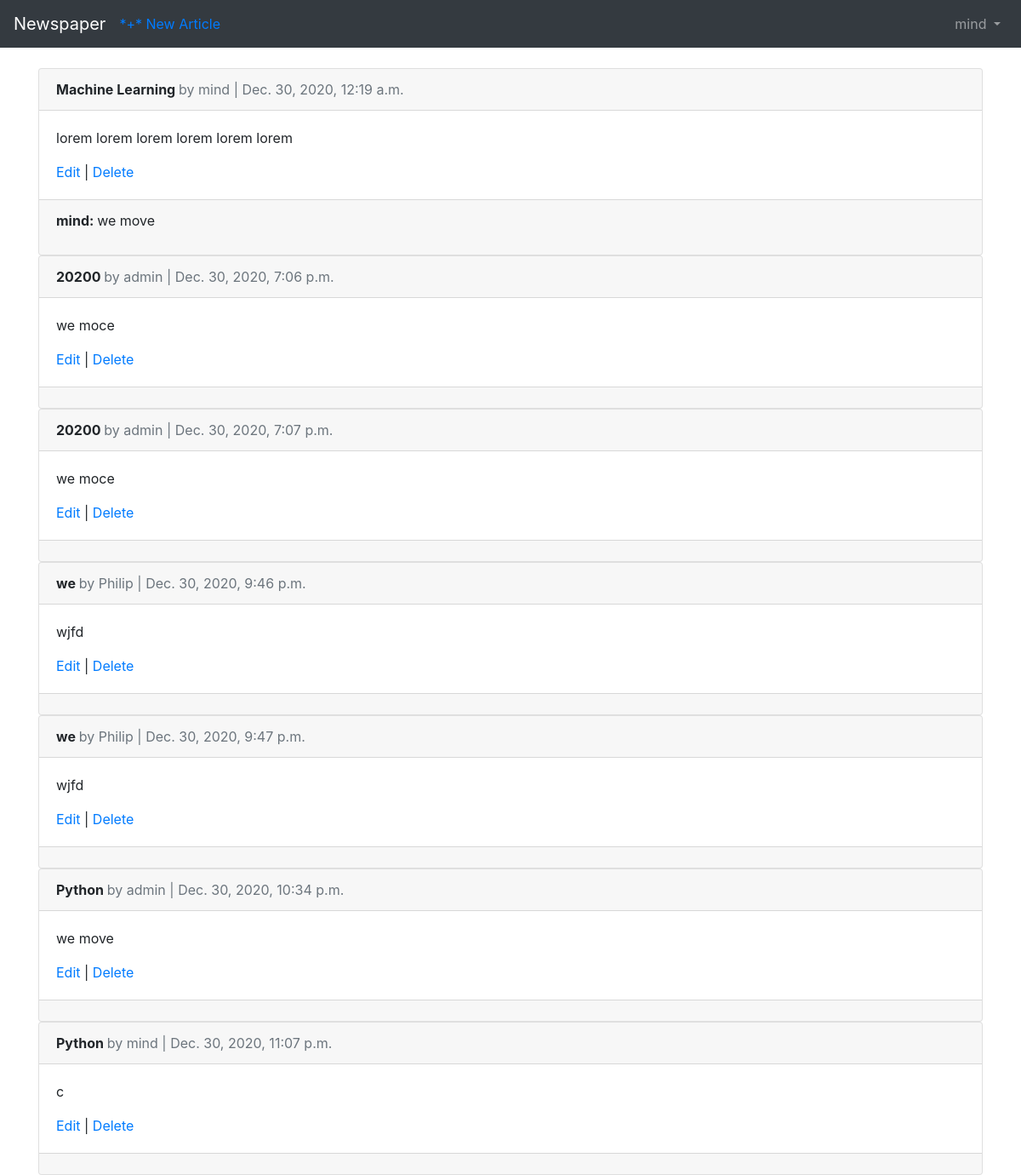
/articles/ (signed in), run on the app's committed database.
### users/models.py (models this page shows)
class CustomUser(AbstractUser):
    age = models.PositiveIntegerField(null=True,blank=True)

### articles/models.py (models this page shows, shortened)
class Article(models.Model):
    title = models.CharField(max_length= 255)
    body = models.TextField()
    date = models.DateTimeField(auto_now_add = True)
    author = models.ForeignKey(
        get_user_model(),
        on_delete = models.CASCADE,
    )

class Comment(models.Model):
    article = models.ForeignKey(Article, on_delete= models.CASCADE,related_name = 'comments',)
    comment = models.CharField(max_length = 140)
    author = models.ForeignKey(
        get_user_model(),
        on_delete = models.CASCADE,
    )
    def __str__(self):
        return self.comment

### articles/views.py (the view)
# urls.py: path('', ArticleListView.as_view(),name = 'article_list'),
class ArticleListView(LoginRequiredMixin,ListView):
    model = Article
    template_name = 'article_list.html'
    login_url = 'login'

### templates/article_list.html (shortened to what this page needs)
{% extends 'base.html' %}
{% block content %}
{% for article in object_list %}
<div class="card">
    <div class="card-header">
        <span class="font-weight-bold">
            {{ article.title }}
        </span>
        <span class="text-muted">
            by {{ article.author }} | {{ article.date }}
        </span>
    </div>
    <div class="card-body">
        <p>{{ article.body }}</p>
        <a href="{% url 'edit' article.pk %}">Edit</a> | <a href="{% url 'delete' article.pk %}">Delete</a>
    </div>
    <div class="card-footer">
  {% for comment in article.comments.all %}
  <p>
      <span class="font-weight-bold">
          {{ comment.author }}:
      </span>
      {{ comment }}
  </p>
  {% endfor %}
    </div>
</div>
{% endfor %}
{% endblock %}

### templates/base.html (shortened to what this page needs)
<!DOCTYPE html>
<html lang="en">
<head>
    <link rel="stylesheet" href="https://stackpath.bootstrapcdn.com/bootstrap/4.1.3/css/\bootstrap.min.css"
>
</head>
<body>
<nav class="navbar navbar-expand-md navbar-dark bg-dark mb-4 ">
<a class="navbar-brand" href="{% url 'home' %}">Newspaper</a>
{% if user.is_authenticated %}
<ul class="navbar-nav mr-auto">
    <li class="nav-item">
        <a href="{% url 'create' %}">*+* New Article</a>
    </li>
</ul>
{% endif %}
<div class="collapse navbar-collapse" id="navbarCollapse">
    {% if user.is_authenticated %}
    <ul class="navbar-nav ml-auto">
    <li class="nav-item">
    <a class="nav-link dropdown-toggle" href="#" id="userMenu"
    data-toggle="dropdown" aria-haspopup="true"
    aria-expanded="false">
    {{ user.username }}
    </a>
    </li>
    </ul>
        {% endif %}
        </div>
        </nav>
        <div class="container">
        {% block content %}
        {% endblock content %}
        </div>
</body>
</html>

### data on the page
CustomUser: username "mind"
Article: title "Machine Learning", author "mind", date "Dec. 30, 2020, 12:19 a.m.", body "lorem lorem lorem lorem lorem lorem"
Comment: author "mind", comment "we move"
Article: title "20200", author "admin", date "Dec. 30, 2020, 7:06 p.m.", body "we moce"
Article: title "20200", author "admin", date "Dec. 30, 2020, 7:07 p.m.", body "we moce"
Article: title "we", author "Philip", date "Dec. 30, 2020, 9:46 p.m.", body "wjfd"
Article: title "we", author "Philip", date "Dec. 30, 2020, 9:47 p.m.", body "wjfd"
Article: title "Python", author "admin", date "Dec. 30, 2020, 10:34 p.m.", body "we move"
Article: title "Python", author "mind", date "Dec. 30, 2020, 11:07 p.m.", body "c"
